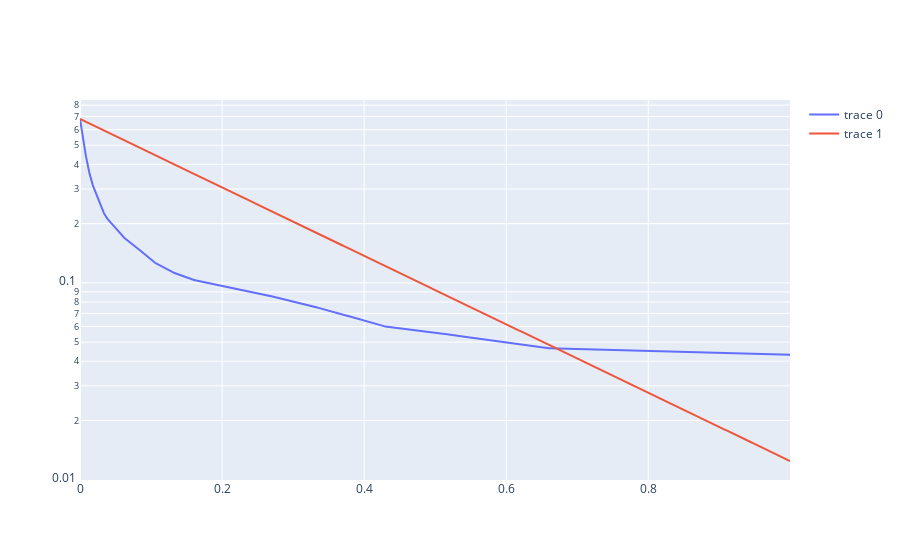

The notebook cell this image was saved under:
### Code cell
sp = fl.plot_stats('F')
fig = go.Figure(data=[scp, sp], layout=dict(yaxis=dict(type='log')))
fig.show()

### Figure 1 — Plotly figure (JSON) as saved in the notebook; plotly's stock layout.template omitted (floating-point values rounded to 4 significant figures; data arrays with more than 128 entries replaced by an {"elided": "..."} marker saying what was removed)
{"data": [{"type": "scatter", "x": {"elided": "2000 float values"}, "y": {"elided": "2000 float values"}}, {"type": "scatter", "x": {"elided": "2000 float values"}, "y": {"elided": "2000 float values"}}], "layout": {"yaxis": {"type": "log"}}}
